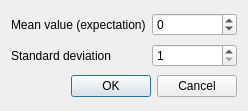
<?xml version="1.0" encoding="UTF-8"?>
<ui version="4.0">
 <class>NoiseDialog</class>
 <widget class="QDialog" name="NoiseDialog">
  <property name="geometry">
   <rect>
    <x>0</x>
    <y>0</y>
    <width>248</width>
    <height>111</height>
   </rect>
  </property>
  <property name="windowTitle">
   <string>Add Gaussian Noise</string>
  </property>
  <layout class="QGridLayout" name="gridLayout">
   <item row="0" column="0">
    <widget class="QLabel" name="label">
     <property name="text">
      <string>Mean value (expectation)</string>
     </property>
    </widget>
   </item>
   <item row="0" column="1">
    <widget class="QSpinBox" name="meanSpinBox">
     <property name="minimum">
      <number>-256</number>
     </property>
     <property name="maximum">
      <number>256</number>
     </property>
    </widget>
   </item>
   <item row="1" column="0">
    <widget class="QLabel" name="label_2">
     <property name="text">
      <string>Standard deviation</string>
     </property>
    </widget>
   </item>
   <item row="1" column="1">
    <widget class="QSpinBox" name="devSpinBox">
     <property name="minimum">
      <number>1</number>
     </property>
     <property name="maximum">
      <number>999</number>
     </property>
    </widget>
   </item>
   <item row="2" column="0" colspan="2">
    <widget class="QDialogButtonBox" name="buttonBox">
     <property name="orientation">
      <enum>Qt::Horizontal</enum>
     </property>
     <property name="standardButtons">
      <set>QDialogButtonBox::Cancel|QDialogButtonBox::Ok</set>
     </property>
    </widget>
   </item>
  </layout>
 </widget>
 <resources/>
 <connections>
  <connection>
   <sender>buttonBox</sender>
   <signal>accepted()</signal>
   <receiver>NoiseDialog</receiver>
   <slot>accept()</slot>
   <hints>
    <hint type="sourcelabel">
     <x>248</x>
     <y>254</y>
    </hint>
    <hint type="destinationlabel">
     <x>157</x>
     <y>274</y>
    </hint>
   </hints>
  </connection>
  <connection>
   <sender>buttonBox</sender>
   <signal>rejected()</signal>
   <receiver>NoiseDialog</receiver>
   <slot>reject()</slot>
   <hints>
    <hint type="sourcelabel">
     <x>316</x>
     <y>260</y>
    </hint>
    <hint type="destinationlabel">
     <x>286</x>
     <y>274</y>
    </hint>
   </hints>
  </connection>
 </connections>
</ui>
